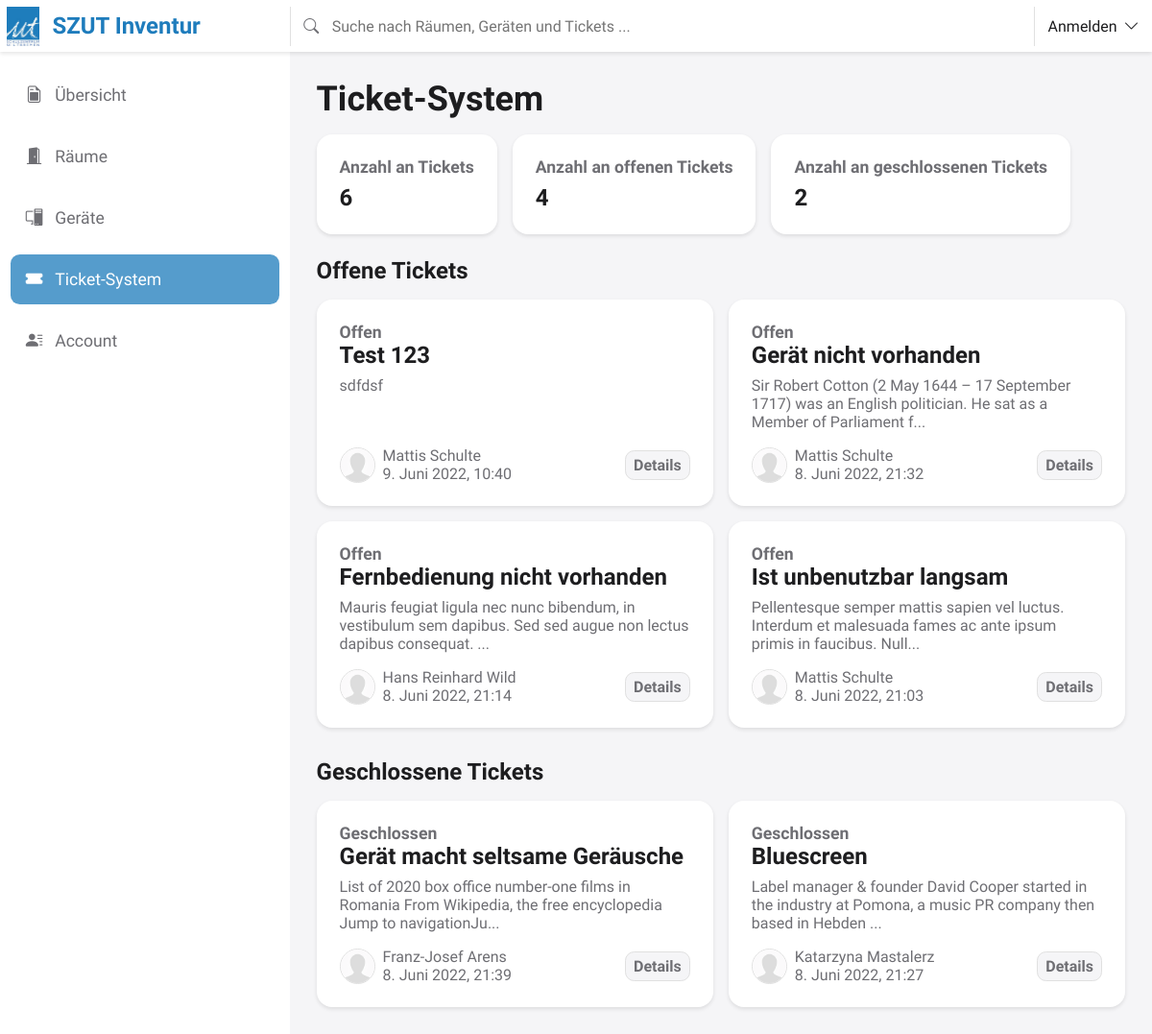
Screenshot of /ticket-management/ with the database file from the repository.
### inventory_management/models.py (models this page shows, shortened)
class Ticket(models.Model):
    class Meta:
        verbose_name = _('Ticket')
        verbose_name_plural = _('Tickets')
    class StatusOptions(models.IntegerChoices):
        OPEN = 1, _('Offen')
        CLOSED = 0, _('Geschlossen')
    device = models.ForeignKey(Device, verbose_name=_('Gerät'), on_delete=models.CASCADE, default=None)
    title = models.CharField(verbose_name=_('Titel'), max_length=40)
    description = models.TextField(verbose_name=_('Beschreibung'), max_length=1680)
    status = models.IntegerField(verbose_name=_('Aktueller Status'), choices=StatusOptions.choices)
    created_at = models.DateTimeField(verbose_name=_('Erstellt am'), auto_now_add=True)
    created_by = models.ForeignKey(MyUser, verbose_name=_('Erstellt von'), on_delete=models.CASCADE)
    last_change_at = models.DateTimeField(verbose_name=_('Letzte Änderung am'), auto_now=True)

### inventory_management/views.py (the view)
# urls.py: path('ticket-management/', views.ticket_management, name='ticket-management'),
def ticket_management(request):
    tickets_data = Ticket.objects.order_by('-created_at').all().values('id', 'title', 'description', 'status', 'created_by__id', 'created_by__first_name', 'created_by__last_name', 'created_by__profile_image_url', 'created_at')
    tickets_data = get_choices.GetChoices.make_labels_readable(tickets_data, Ticket.StatusOptions, 'status')
    tickets_data = truncate.Truncate.truncate_data(tickets_data, 'description', 115)
    unique_tickets_count = tickets_data.count()
    unique_open_tickets_count = tickets_data.filter(status=Ticket.StatusOptions.OPEN).count()
    unique_closed_tickets_count = tickets_data.filter(status=Ticket.StatusOptions.CLOSED).count()
    if request.user.is_authenticated:
        my_tickets_len = tickets_data.filter(created_by__id=request.user.id).count()
    else:
        my_tickets_len = None
    if request.META.get('HTTP_X_REQUESTED_WITH') == 'XMLHttpRequest':
        return render(request, 'ticket-management.html', {'tickets_data': list(tickets_data), 'my_tickets_len': my_tickets_len, 'unique_tickets_count': unique_tickets_count, 'unique_open_tickets_count': unique_open_tickets_count, 'unique_closed_tickets_count': unique_closed_tickets_count})
    else:
        return render(request, 'index.html', {'current_page_category': 'ticket-management', 'current_page_file': 'ticket-management.html', 'tickets_data': list(tickets_data), 'my_tickets_len': my_tickets_len, 'unique_tickets_count': unique_tickets_count, 'unique_open_tickets_count': unique_open_tickets_count, 'unique_closed_tickets_count': unique_closed_tickets_count})

### inventory_management/get_choices.py (called while the page is built)
    @classmethod
    def make_labels_readable(cls, data_set, enum_options, label_key: str):
        label_name = label_key + '_label'
        for data in data_set:
            if data[label_key] is not None:
                data[label_name] = enum_options(data[label_key]).label
            else:
                data[label_key] = 'unknown'
                data[label_name] = _('Unbekannt')
        return data_set

### inventory_management/templatetags/check_include_template.py (called while the page is built)
@register.filter
@stringfilter
def template_exists(value):
    try:
        template.loader.get_template(value)
        return True
    except template.TemplateDoesNotExist:
        return False

### inventory_management/truncate.py (called while the page is built)
    @classmethod
    def truncate_data(cls, data_set, field_to_truncate,  max_length: int):
        for data in data_set:
            if len(data[field_to_truncate]) > max_length:
                data[field_to_truncate] = data[field_to_truncate][:max_length - 3] + '...'
        return data_set

### templates/index.html (shortened to what this page needs)
{% load static %}
{% load check_include_template %}
<!DOCTYPE html>
<html lang="de-DE" dir="ltr">
<head>
    <link rel="stylesheet" href="{% static 'css/main.css' %}" />
</head>
<body>
    <nav class="top-bar-content" role="navigation">
        <div class="top-bar-header">
            <a class="logo-name" href="{% url 'overview' %}" onclick="loadAjaxContent('{% url 'overview' %}');return false">
                <img src="{% static 'images/szut-logo.webp' %}" alt="Logo" width="273" height="327">
                <h1>SZUT Inventur</h1>
            </a>
            <div class="top-bar-search" style="">
                <form id="search-form" action="{% url 'search' %}" method="get" role="search">
                    <i class="bi bi-search" role="presentation"></i>
                    <input type="search" name="q" placeholder="Suche nach Räumen, Geräten und Tickets ..." maxlength="500">
                </form>
            </div>
            <div class="account-card-wrapper">
                <div class="top-bar-account-link" tabindex="0" role="button" aria-pressed="false">
                    <p>{% if user.is_authenticated %}{{ user.get_full_name }}{% else %}Anmelden{% endif %}<i class="bi bi-chevron-down"></i></p>
                </div>
            </div>
        </div>
    </nav>
    <main class="main-area-wrapper">
        <nav class="nav-side-bar" role="navigation">
            <ul>
                <li><a id="overview" href="{% url 'overview' %}" onclick="loadAjaxContent('{% url 'overview' %}');return false"><i class="bi bi-file-earmark-post"></i>Übersicht</a></li>
                <li><a id="rooms" href="{% url 'rooms' %}" onclick="loadAjaxContent('{% url 'rooms' %}');return false"><i class="bi bi-door-open-fill"></i>Räume</a></li>
                <li><a id="devices" href="{% url 'devices' %}" onclick="loadAjaxContent('{% url 'devices' %}');return false"><i class="bi bi-pc-display"></i>Geräte</a></li>
                <li><a id="ticket-management" href="{% url 'ticket-management' %}" onclick="loadAjaxContent('{% url 'ticket-management' %}');return false"><i class="bi bi-ticket-fill"></i>Ticket-System</a></li>
                {% if user.is_authenticated %}
                    <li><a id="account" href="{% url 'account' %}" onclick="loadAjaxContent('{% url 'account' %}');return false"><i class="bi bi-person-lines-fill"></i>Account</a></li>
                {% else %}
                    <li><a id="account" class="account-li-not-logged-in" tabindex="0"><i class="bi bi-person-lines-fill"></i>Account</a></li>
                {% endif %}
            </ul>
        </nav>
        <div class="main-content-wrapper">
            <div id="page-content" class="page-content">
                {% if current_page_file|template_exists %}<script>setHighlight('{{ current_page_category }}');</script>{% include current_page_file %}{% else %}<script>setHighlight('{{ current_page_category }}'); loadContentError();</script>{% endif %}
            </div>
        </div>
    </main>
</body>
</html>

### templates/ticket-management.html (shortened to what this page needs)
{% load static %}
<h1>Ticket-System</h1>
<div class="general-info-area">
    <div class="general-info-box">
        <h3>Anzahl an Tickets</h3>
        <h2 class="number-of-devices">{{ unique_tickets_count }}</h2>
    </div>
    <div class="general-info-box">
        <h3>Anzahl an offenen Tickets</h3>
        <h2 class="number-of-device-categories">{{ unique_open_tickets_count }}</h2>
    </div>
    <div class="general-info-box">
        <h3>Anzahl an geschlossenen Tickets</h3>
        <h2 class="number-of-device-categories">{{ unique_closed_tickets_count }}</h2>
    </div>
</div>
{% if unique_open_tickets_count %}
    <h2>Offene Tickets</h2>
    <div class="ticket-boxes-area">
        {% for my_ticket in tickets_data %}
            {% if my_ticket.status == 1 %}
                <div class="ticket-box created-ticket" tabindex="0" onclick="loadAjaxContent('{% url 'ticket-management' %}ticket-{{ my_ticket.id }}/')">
                    <div class="ticket-box-header">
                        <h3>{{ my_ticket.status_label }}</h3>
                        <h2>{{ my_ticket.title }}</h2>
                        <p>{{ my_ticket.description }}</p>
                    </div>
                    <div class="ticket-box-footer">
                        <img class="ticket-box-footer-element" src="{% if my_ticket.created_by__profile_image_url %}{{ my_ticket.created_by__profile_image_url }}{% endif %}" onerror="this.src='{% static 'images/generic_user_icon.webp' %}'" alt="Profilbild" width="192" height="192">
                        <div class="ticket-box-footer-element creation-details">
                            <p>{{ my_ticket.created_by__first_name }} {{ my_ticket.created_by__last_name }}</p>
                            {% if user.use_12_hour_time_format %}<p>{{my_ticket.created_at|date:'j. F Y'}}, {{ my_ticket.created_at|time:"h:i a" }}</p>{% else %}<p>{{my_ticket.created_at|date:'j. F Y'}}, {{ my_ticket.created_at|time:"H:i" }}</p>{% endif %}
                        </div>
                        <div class="ticket-box-footer-element view-more-button">Details</div>
                    </div>
                </div>
            {% endif %}
        {% endfor %}
</div>
{% else %}
    <h2>Offene Tickets</h2>
    <div class="ticket-boxes-area no-tickets">
        <h3>Keine offenen Tickets vorhanden.</h3>
    </div>
{% endif %}
{% if unique_closed_tickets_count %}
    <h2>Geschlossene Tickets</h2>
    <div class="ticket-boxes-area">
         {% for my_ticket in tickets_data %}
            {% if my_ticket.status == 0 %}
                <div class="ticket-box created-ticket" tabindex="0" onclick="loadAjaxContent('{% url 'ticket-management' %}ticket-{{ my_ticket.id }}/')">
                    <div class="ticket-box-header">
                        <h3>{{ my_ticket.status_label }}</h3>
                        <h2>{{ my_ticket.title }}</h2>
                        <p>{{ my_ticket.description }}</p>
                    </div>
                    <div class="ticket-box-footer">
                        <img class="ticket-box-footer-element" src="{% if my_ticket.created_by__profile_image_url %}{{ my_ticket.created_by__profile_image_url }}{% endif %}" onerror="this.src='{% static 'images/generic_user_icon.webp' %}'" alt="Profilbild" width="192" height="192">
                        <div class="ticket-box-footer-element creation-details">
                            <p>{{ my_ticket.created_by__first_name }} {{ my_ticket.created_by__last_name }}</p>
                            {% if user.use_12_hour_time_format %}<p>{{my_ticket.created_at|date:'j. F Y'}}, {{ my_ticket.created_at|time:"h:i a" }}</p>{% else %}<p>{{my_ticket.created_at|date:'j. F Y'}}, {{ my_ticket.created_at|time:"H:i" }}</p>{% endif %}
                        </div>
                        <div class="ticket-box-footer-element view-more-button">Details</div>
                    </div>
                </div>
            {% endif %}
        {% endfor %}
    </div>
{% else %}
    <h2>Geschlossene Tickets</h2>
    <div class="ticket-boxes-area no-tickets">
        <h3>Keine geschlossenen Tickets vorhanden.</h3>
    </div>
{% endif %}

### static/css/ticket-management.css (style rules this page uses)
.general-info-area { margin-bottom: 1.5rem; }

### rows the page displays
Ticket: status_label "Offen", title "Test 123", description "sdfdsf", created_by__first_name "Mattis", created_by__last_name "Schulte", created_at "9. Juni 2022", created_at "10:40"
Ticket: status_label "Offen", title "Gerät nicht vorhanden", description "Sir Robert Cotton (2 May 1644 – 17 September 1717) was an English politician. He sat as a Member of Parliament f...", created_by__first_name "Mattis", created_by__last_name "Schulte", created_at "8. Juni 2022", created_at "21:32"
Ticket: status_label "Offen", title "Fernbedienung nicht vorhanden", description "Mauris feugiat ligula nec nunc bibendum, in vestibulum sem dapibus. Sed sed augue non lectus dapibus consequat. ...", created_by__first_name "Hans Reinhard", created_by__last_name "Wild", created_at "8. Juni 2022", created_at "21:14"
Ticket: status_label "Offen", title "Ist unbenutzbar langsam", description "Pellentesque semper mattis sapien vel luctus. Interdum et malesuada fames ac ante ipsum primis in faucibus. Null...", created_by__first_name "Mattis", created_by__last_name "Schulte", created_at "8. Juni 2022", created_at "21:03"
Ticket: status_label "Geschlossen", title "Gerät macht seltsame Geräusche", description "List of 2020 box office number-one films in Romania From Wikipedia, the free encyclopedia Jump to navigationJu...", created_by__first_name "Franz-Josef", created_by__last_name "Arens", created_at "8. Juni 2022", created_at "21:39"
Ticket: status_label "Geschlossen", title "Bluescreen", description "Label manager & founder David Cooper started in the industry at Pomona, a music PR company then based in Hebden ...", created_by__first_name "Katarzyna", created_by__last_name "Mastalerz", created_at "8. Juni 2022", created_at "21:27"

### other values shown
{{ unique_tickets_count }} "6"
{{ unique_open_tickets_count }} "4"
{{ unique_closed_tickets_count }} "2"
